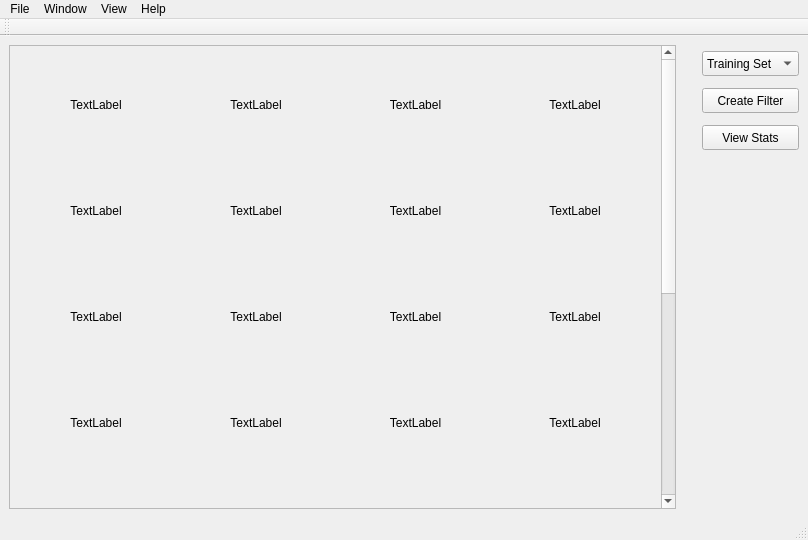
<?xml version="1.0" encoding="UTF-8"?>
<ui version="4.0">
 <class>MainWindow</class>
 <widget class="QMainWindow" name="MainWindow">
  <property name="geometry">
   <rect>
    <x>0</x>
    <y>0</y>
    <width>808</width>
    <height>540</height>
   </rect>
  </property>
  <property name="windowTitle">
   <string>MainWindow</string>
  </property>
  <property name="toolTip">
   <string>vrionviwnvownvrwivowinviownvodhvauspvhauhvuph</string>
  </property>
  <property name="toolTipDuration">
   <number>10</number>
  </property>
  <widget class="QWidget" name="centralwidget">
   <layout class="QHBoxLayout" name="horizontalLayout_2">
    <item>
     <layout class="QHBoxLayout" name="horizontalLayout">
      <property name="sizeConstraint">
       <enum>QLayout::SetMinAndMaxSize</enum>
      </property>
      <item>
       <widget class="QScrollArea" name="scrollArea">
        <property name="widgetResizable">
         <bool>true</bool>
        </property>
        <widget class="QWidget" name="scrollAreaWidgetContents">
         <property name="geometry">
          <rect>
           <x>0</x>
           <y>0</y>
           <width>652</width>
           <height>860</height>
          </rect>
         </property>
         <layout class="QGridLayout" name="gridLayout">
          <item row="2" column="0">
           <widget class="QLabel" name="label_6">
            <property name="minimumSize">
             <size>
              <width>100</width>
              <height>100</height>
             </size>
            </property>
            <property name="text">
             <string>TextLabel</string>
            </property>
            <property name="alignment">
             <set>Qt::AlignCenter</set>
            </property>
           </widget>
          </item>
          <item row="4" column="2">
           <widget class="QLabel" name="label_35">
            <property name="minimumSize">
             <size>
              <width>100</width>
              <height>100</height>
             </size>
            </property>
            <property name="text">
             <string>TextLabel</string>
            </property>
            <property name="alignment">
             <set>Qt::AlignCenter</set>
            </property>
           </widget>
          </item>
          <item row="4" column="3">
           <widget class="QLabel" name="label_36">
            <property name="minimumSize">
             <size>
              <width>100</width>
              <height>100</height>
             </size>
            </property>
            <property name="text">
             <string>TextLabel</string>
            </property>
            <property name="alignment">
             <set>Qt::AlignCenter</set>
            </property>
           </widget>
          </item>
          <item row="3" column="3">
           <widget class="QLabel" name="label_10">
            <property name="minimumSize">
             <size>
              <width>100</width>
              <height>100</height>
             </size>
            </property>
            <property name="text">
             <string>TextLabel</string>
            </property>
            <property name="alignment">
             <set>Qt::AlignCenter</set>
            </property>
           </widget>
          </item>
          <item row="6" column="3">
           <widget class="QLabel" name="label_43">
            <property name="minimumSize">
             <size>
              <width>100</width>
              <height>100</height>
             </size>
            </property>
            <property name="text">
             <string>TextLabel</string>
            </property>
            <property name="alignment">
             <set>Qt::AlignCenter</set>
            </property>
           </widget>
          </item>
          <item row="1" column="1">
           <widget class="QLabel" name="label_8">
            <property name="minimumSize">
             <size>
              <width>100</width>
              <height>100</height>
             </size>
            </property>
            <property name="text">
             <string>TextLabel</string>
            </property>
            <property name="alignment">
             <set>Qt::AlignCenter</set>
            </property>
           </widget>
          </item>
          <item row="6" column="2">
           <widget class="QLabel" name="label_42">
            <property name="minimumSize">
             <size>
              <width>100</width>
              <height>100</height>
             </size>
            </property>
            <property name="text">
             <string>TextLabel</string>
            </property>
            <property name="alignment">
             <set>Qt::AlignCenter</set>
            </property>
           </widget>
          </item>
          <item row="0" column="3">
           <widget class="QLabel" name="label_4">
            <property name="minimumSize">
             <size>
              <width>100</width>
              <height>100</height>
             </size>
            </property>
            <property name="text">
             <string>TextLabel</string>
            </property>
            <property name="alignment">
             <set>Qt::AlignCenter</set>
            </property>
           </widget>
          </item>
          <item row="2" column="3">
           <widget class="QLabel" name="label_15">
            <property name="minimumSize">
             <size>
              <width>100</width>
              <height>100</height>
             </size>
            </property>
            <property name="text">
             <string>TextLabel</string>
            </property>
            <property name="alignment">
             <set>Qt::AlignCenter</set>
            </property>
           </widget>
          </item>
          <item row="1" column="0">
           <widget class="QLabel" name="label_5">
            <property name="minimumSize">
             <size>
              <width>100</width>
              <height>100</height>
             </size>
            </property>
            <property name="text">
             <string>TextLabel</string>
            </property>
            <property name="alignment">
             <set>Qt::AlignCenter</set>
            </property>
           </widget>
          </item>
          <item row="0" column="0">
           <widget class="QLabel" name="label">
            <property name="minimumSize">
             <size>
              <width>100</width>
              <height>100</height>
             </size>
            </property>
            <property name="text">
             <string>TextLabel</string>
            </property>
            <property name="alignment">
             <set>Qt::AlignCenter</set>
            </property>
           </widget>
          </item>
          <item row="3" column="1">
           <widget class="QLabel" name="label_13">
            <property name="minimumSize">
             <size>
              <width>100</width>
              <height>100</height>
             </size>
            </property>
            <property name="text">
             <string>TextLabel</string>
            </property>
            <property name="alignment">
             <set>Qt::AlignCenter</set>
            </property>
           </widget>
          </item>
          <item row="7" column="3">
           <widget class="QLabel" name="label_40">
            <property name="minimumSize">
             <size>
              <width>100</width>
              <height>100</height>
             </size>
            </property>
            <property name="text">
             <string>TextLabel</string>
            </property>
            <property name="alignment">
             <set>Qt::AlignCenter</set>
            </property>
           </widget>
          </item>
          <item row="6" column="0">
           <widget class="QLabel" name="label_37">
            <property name="minimumSize">
             <size>
              <width>100</width>
              <height>100</height>
             </size>
            </property>
            <property name="text">
             <string>TextLabel</string>
            </property>
            <property name="alignment">
             <set>Qt::AlignCenter</set>
            </property>
           </widget>
          </item>
          <item row="1" column="3">
           <widget class="QLabel" name="label_16">
            <property name="minimumSize">
             <size>
              <width>100</width>
              <height>100</height>
             </size>
            </property>
            <property name="text">
             <string>TextLabel</string>
            </property>
            <property name="alignment">
             <set>Qt::AlignCenter</set>
            </property>
           </widget>
          </item>
          <item row="3" column="0">
           <widget class="QLabel" name="label_7">
            <property name="minimumSize">
             <size>
              <width>100</width>
              <height>100</height>
             </size>
            </property>
            <property name="text">
             <string>TextLabel</string>
            </property>
            <property name="alignment">
             <set>Qt::AlignCenter</set>
            </property>
           </widget>
          </item>
          <item row="0" column="1">
           <widget class="QLabel" name="label_2">
            <property name="minimumSize">
             <size>
              <width>100</width>
              <height>100</height>
             </size>
            </property>
            <property name="text">
             <string>TextLabel</string>
            </property>
            <property name="alignment">
             <set>Qt::AlignCenter</set>
            </property>
           </widget>
          </item>
          <item row="2" column="2">
           <widget class="QLabel" name="label_12">
            <property name="minimumSize">
             <size>
              <width>100</width>
              <height>100</height>
             </size>
            </property>
            <property name="text">
             <string>TextLabel</string>
            </property>
            <property name="alignment">
             <set>Qt::AlignCenter</set>
            </property>
           </widget>
          </item>
          <item row="3" column="2">
           <widget class="QLabel" name="label_14">
            <property name="minimumSize">
             <size>
              <width>100</width>
              <height>100</height>
             </size>
            </property>
            <property name="text">
             <string>TextLabel</string>
            </property>
            <property name="alignment">
             <set>Qt::AlignCenter</set>
            </property>
           </widget>
          </item>
          <item row="4" column="0">
           <widget class="QLabel" name="label_33">
            <property name="minimumSize">
             <size>
              <width>100</width>
              <height>100</height>
             </size>
            </property>
            <property name="text">
             <string>TextLabel</string>
            </property>
            <property name="alignment">
             <set>Qt::AlignCenter</set>
            </property>
           </widget>
          </item>
          <item row="0" column="2">
           <widget class="QLabel" name="label_3">
            <property name="minimumSize">
             <size>
              <width>100</width>
              <height>100</height>
             </size>
            </property>
            <property name="text">
             <string>TextLabel</string>
            </property>
            <property name="alignment">
             <set>Qt::AlignCenter</set>
            </property>
           </widget>
          </item>
          <item row="7" column="2">
           <widget class="QLabel" name="label_39">
            <property name="minimumSize">
             <size>
              <width>100</width>
              <height>100</height>
             </size>
            </property>
            <property name="text">
             <string>TextLabel</string>
            </property>
            <property name="alignment">
             <set>Qt::AlignCenter</set>
            </property>
           </widget>
          </item>
          <item row="2" column="1">
           <widget class="QLabel" name="label_11">
            <property name="minimumSize">
             <size>
              <width>100</width>
              <height>100</height>
             </size>
            </property>
            <property name="text">
             <string>TextLabel</string>
            </property>
            <property name="alignment">
             <set>Qt::AlignCenter</set>
            </property>
           </widget>
          </item>
          <item row="1" column="2">
           <widget class="QLabel" name="label_9">
            <property name="minimumSize">
             <size>
              <width>100</width>
              <height>100</height>
             </size>
            </property>
            <property name="text">
             <string>TextLabel</string>
            </property>
            <property name="alignment">
             <set>Qt::AlignCenter</set>
            </property>
           </widget>
          </item>
          <item row="7" column="1">
           <widget class="QLabel" name="label_38">
            <property name="minimumSize">
             <size>
              <width>100</width>
              <height>100</height>
             </size>
            </property>
            <property name="text">
             <string>TextLabel</string>
            </property>
            <property name="alignment">
             <set>Qt::AlignCenter</set>
            </property>
           </widget>
          </item>
          <item row="6" column="1">
           <widget class="QLabel" name="label_41">
            <property name="minimumSize">
             <size>
              <width>100</width>
              <height>100</height>
             </size>
            </property>
            <property name="text">
             <string>TextLabel</string>
            </property>
            <property name="alignment">
             <set>Qt::AlignCenter</set>
            </property>
           </widget>
          </item>
          <item row="5" column="0">
           <widget class="QLabel" name="label_44">
            <property name="minimumSize">
             <size>
              <width>100</width>
              <height>100</height>
             </size>
            </property>
            <property name="text">
             <string>TextLabel</string>
            </property>
            <property name="alignment">
             <set>Qt::AlignCenter</set>
            </property>
           </widget>
          </item>
          <item row="5" column="1">
           <widget class="QLabel" name="label_34">
            <property name="minimumSize">
             <size>
              <width>100</width>
              <height>100</height>
             </size>
            </property>
            <property name="text">
             <string>TextLabel</string>
            </property>
            <property name="alignment">
             <set>Qt::AlignCenter</set>
            </property>
           </widget>
          </item>
          <item row="4" column="1">
           <widget class="QLabel" name="label_45">
            <property name="minimumSize">
             <size>
              <width>100</width>
              <height>100</height>
             </size>
            </property>
            <property name="text">
             <string>TextLabel</string>
            </property>
            <property name="alignment">
             <set>Qt::AlignCenter</set>
            </property>
           </widget>
          </item>
          <item row="5" column="2">
           <widget class="QLabel" name="label_46">
            <property name="minimumSize">
             <size>
              <width>100</width>
              <height>100</height>
             </size>
            </property>
            <property name="text">
             <string>TextLabel</string>
            </property>
            <property name="alignment">
             <set>Qt::AlignCenter</set>
            </property>
           </widget>
          </item>
          <item row="5" column="3">
           <widget class="QLabel" name="label_47">
            <property name="minimumSize">
             <size>
              <width>100</width>
              <height>100</height>
             </size>
            </property>
            <property name="text">
             <string>TextLabel</string>
            </property>
            <property name="alignment">
             <set>Qt::AlignCenter</set>
            </property>
           </widget>
          </item>
          <item row="7" column="0">
           <widget class="QLabel" name="label_48">
            <property name="minimumSize">
             <size>
              <width>100</width>
              <height>100</height>
             </size>
            </property>
            <property name="text">
             <string>TextLabel</string>
            </property>
            <property name="alignment">
             <set>Qt::AlignCenter</set>
            </property>
           </widget>
          </item>
         </layout>
        </widget>
       </widget>
      </item>
      <item>
       <spacer name="horizontalSpacer">
        <property name="orientation">
         <enum>Qt::Horizontal</enum>
        </property>
        <property name="sizeType">
         <enum>QSizePolicy::Fixed</enum>
        </property>
        <property name="sizeHint" stdset="0">
         <size>
          <width>20</width>
          <height>20</height>
         </size>
        </property>
       </spacer>
      </item>
      <item>
       <layout class="QVBoxLayout" name="verticalLayout">
        <item>
         <widget class="QComboBox" name="comboBox">
          <property name="sizePolicy">
           <sizepolicy hsizetype="Preferred" vsizetype="Preferred">
            <horstretch>0</horstretch>
            <verstretch>0</verstretch>
           </sizepolicy>
          </property>
          <property name="maximumSize">
           <size>
            <width>16777215</width>
            <height>25</height>
           </size>
          </property>
          <property name="layoutDirection">
           <enum>Qt::LeftToRight</enum>
          </property>
          <item>
           <property name="text">
            <string>Training Set</string>
           </property>
          </item>
          <item>
           <property name="text">
            <string>Test Set</string>
           </property>
          </item>
         </widget>
        </item>
        <item>
         <widget class="QPushButton" name="pushButton">
          <property name="sizePolicy">
           <sizepolicy hsizetype="Preferred" vsizetype="Preferred">
            <horstretch>0</horstretch>
            <verstretch>0</verstretch>
           </sizepolicy>
          </property>
          <property name="maximumSize">
           <size>
            <width>16777215</width>
            <height>25</height>
           </size>
          </property>
          <property name="layoutDirection">
           <enum>Qt::LeftToRight</enum>
          </property>
          <property name="text">
           <string>Create Filter</string>
          </property>
         </widget>
        </item>
        <item>
         <widget class="QPushButton" name="pushButton_2">
          <property name="sizePolicy">
           <sizepolicy hsizetype="Preferred" vsizetype="Preferred">
            <horstretch>0</horstretch>
            <verstretch>0</verstretch>
           </sizepolicy>
          </property>
          <property name="maximumSize">
           <size>
            <width>16777215</width>
            <height>25</height>
           </size>
          </property>
          <property name="layoutDirection">
           <enum>Qt::LeftToRight</enum>
          </property>
          <property name="text">
           <string>View Stats</string>
          </property>
         </widget>
        </item>
        <item>
         <spacer name="verticalSpacer">
          <property name="orientation">
           <enum>Qt::Vertical</enum>
          </property>
          <property name="sizeType">
           <enum>QSizePolicy::Fixed</enum>
          </property>
          <property name="sizeHint" stdset="0">
           <size>
            <width>20</width>
            <height>350</height>
           </size>
          </property>
         </spacer>
        </item>
       </layout>
      </item>
     </layout>
    </item>
   </layout>
  </widget>
  <widget class="QStatusBar" name="statusbar"/>
  <widget class="QMenuBar" name="menuBar">
   <property name="geometry">
    <rect>
     <x>0</x>
     <y>0</y>
     <width>808</width>
     <height>21</height>
    </rect>
   </property>
   <widget class="QMenu" name="menuFile">
    <property name="title">
     <string>File</string>
    </property>
    <addaction name="actionNew_Model_2"/>
    <addaction name="actionSave_Model_2"/>
   </widget>
   <widget class="QMenu" name="menuWindow">
    <property name="title">
     <string>Window</string>
    </property>
    <addaction name="actionDataset_Viewer"/>
   </widget>
   <widget class="QMenu" name="menuView">
    <property name="title">
     <string>View</string>
    </property>
   </widget>
   <widget class="QMenu" name="menuHelp">
    <property name="title">
     <string>Help</string>
    </property>
   </widget>
   <addaction name="menuFile"/>
   <addaction name="menuWindow"/>
   <addaction name="menuView"/>
   <addaction name="menuHelp"/>
  </widget>
  <widget class="QToolBar" name="toolBar">
   <property name="windowTitle">
    <string>toolBar</string>
   </property>
   <attribute name="toolBarArea">
    <enum>TopToolBarArea</enum>
   </attribute>
   <attribute name="toolBarBreak">
    <bool>false</bool>
   </attribute>
  </widget>
  <action name="actionNew_Model">
   <property name="text">
    <string>New Model </string>
   </property>
  </action>
  <action name="actionViewerToolbar">
   <property name="text">
    <string>Create Filter </string>
   </property>
   <property name="toolTip">
    <string>Creates a fitler </string>
   </property>
   <property name="shortcut">
    <string>Ctrl+Alt+F</string>
   </property>
  </action>
  <action name="actionView_Statistics">
   <property name="text">
    <string>View Statistics</string>
   </property>
   <property name="toolTip">
    <string>Show dataset statistics</string>
   </property>
   <property name="shortcut">
    <string>Ctrl+Alt+S</string>
   </property>
  </action>
  <action name="actionSave_Model">
   <property name="text">
    <string>Save Model</string>
   </property>
  </action>
  <action name="actionDataset_Viewer">
   <property name="text">
    <string>Dataset Viewer</string>
   </property>
  </action>
  <action name="actionNew_Model_2">
   <property name="text">
    <string>New Model</string>
   </property>
  </action>
  <action name="actionSave_Model_2">
   <property name="text">
    <string>Save Model</string>
   </property>
  </action>
 </widget>
 <resources/>
 <connections/>
</ui>
